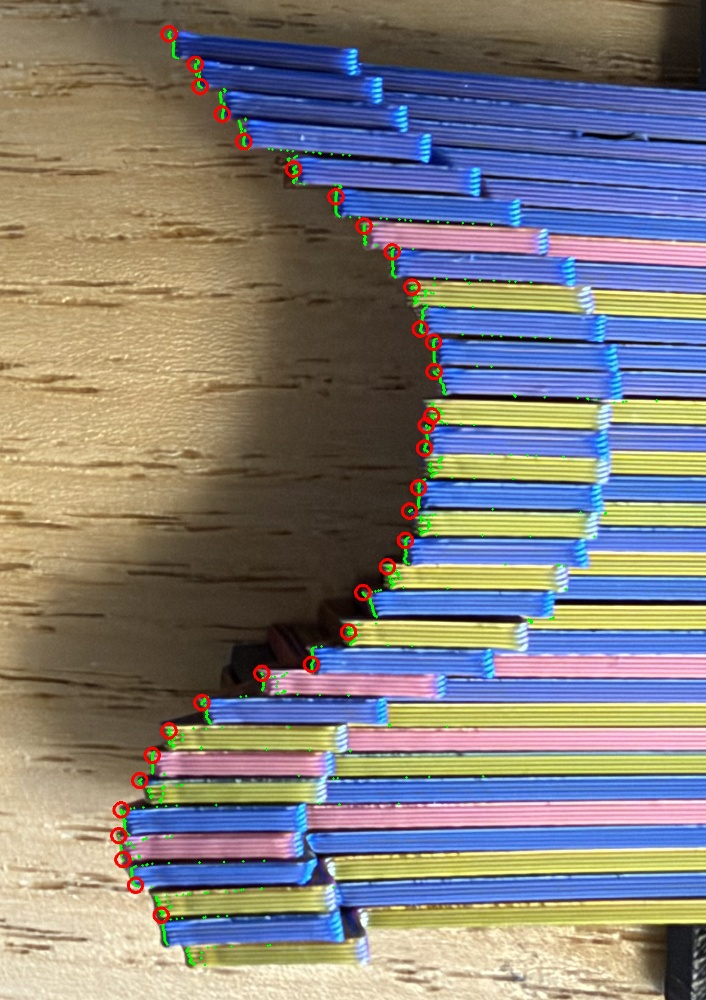
#> input picture examples/roval-wahoo-mount/section/gauge_IMG_2584_overlay.jpg, 706 x 1000 px, given in place of IMG_2584.jpg, which was not available
$ python trace_gauge.py
#> lines starting #> are read from the running program, lines starting #| are printed output that depends on the picture; after the words box and inside, x2 and y2 are one past the last pixel; in counts of white or black regions, pixels touching at a corner belong together
#> in main, im is the input picture: shape (1000, 706, 3); mean B, G, R 126.1, 127.4, 131.2
"""Trace the contour-gauge photos (IMG_2583-2585): pin tips -> one profile sample per pin.

The gauge is a stack of printed pins in a clamp frame, pressed onto the bar's front with the
pins horizontal (fore-aft) and stacked vertically. Each pin's tip sits where the bar pushed it,
so the tips' positions along the pins ARE the bar's front profile, x(z), in pin units: z = pin
index x pitch. Pins are segmented by hue (blue, pink and yellow filament vs the wood table and
its shadow). Then the outline's extreme point in each window one pin-pitch tall is that pin's tip.

Usage: python3.9 trace_gauge.py  -> gauge_<photo>.json (pixel samples) + overlay JPEGs
"""
import json
import os

import cv2
import numpy as np

HERE = os.path.dirname(os.path.abspath(__file__))
JPG = os.path.join(HERE, "..", "ref", "photos", "jpg")

# per photo: region of the pin tips, which side the tips face, and the frame to exclude
PHOTOS = {
    # contact end, close up: tips face LEFT; frame at the right edge
    "IMG_2584": dict(box=(1650, 1860, 2750, 3450), tips="left"),
    # the other end, close up: tips face RIGHT
    "IMG_2585": dict(box=None, tips="right"),
}


def pin_mask(im):
    hsv = cv2.cvtColor(im, cv2.COLOR_BGR2HSV).astype(int)
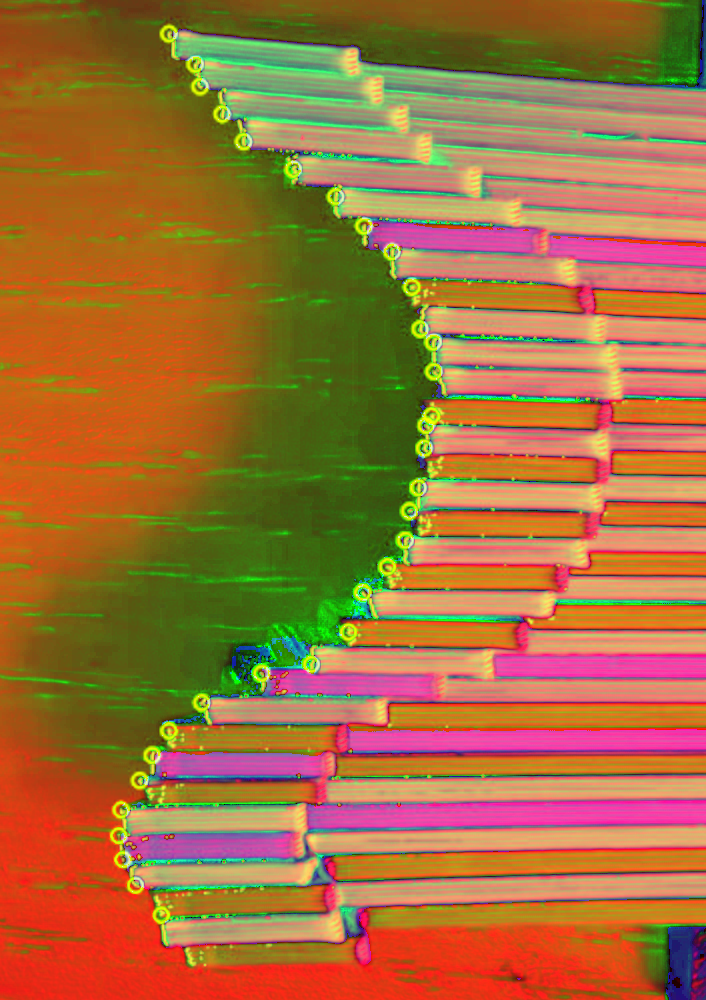
#> hsv: shape (1000, 706, 3) int64; mean B, G, R 58, 111, 163.9
    H, S, V = hsv[..., 0], hsv[..., 1], hsv[..., 2]
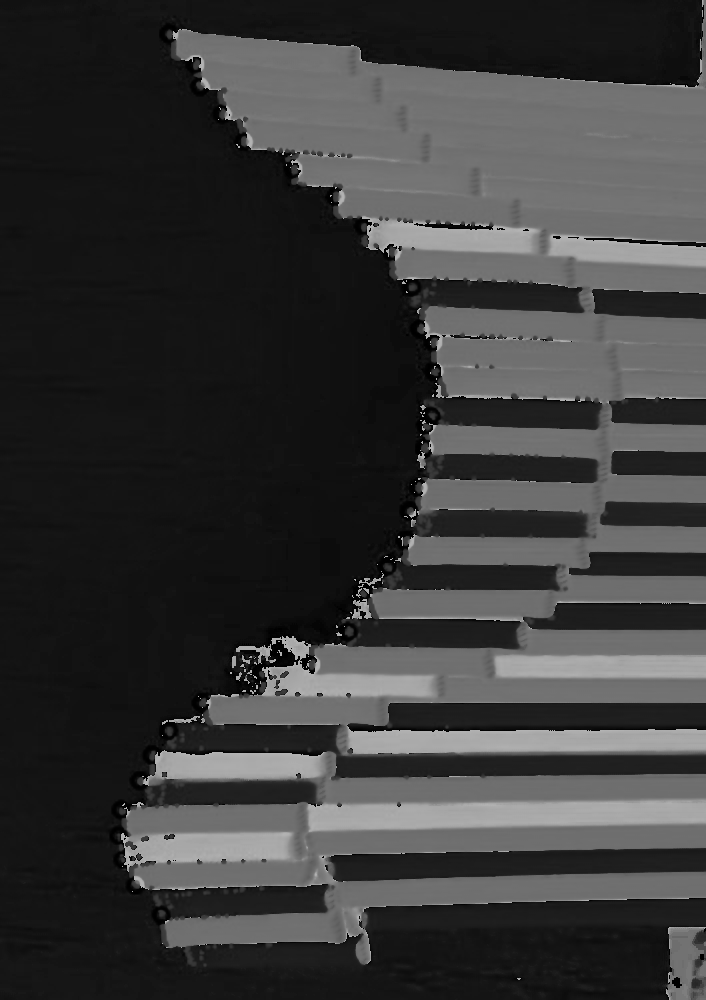
#> H: shape (1000, 706) int64; min 0, max 179, mean 58
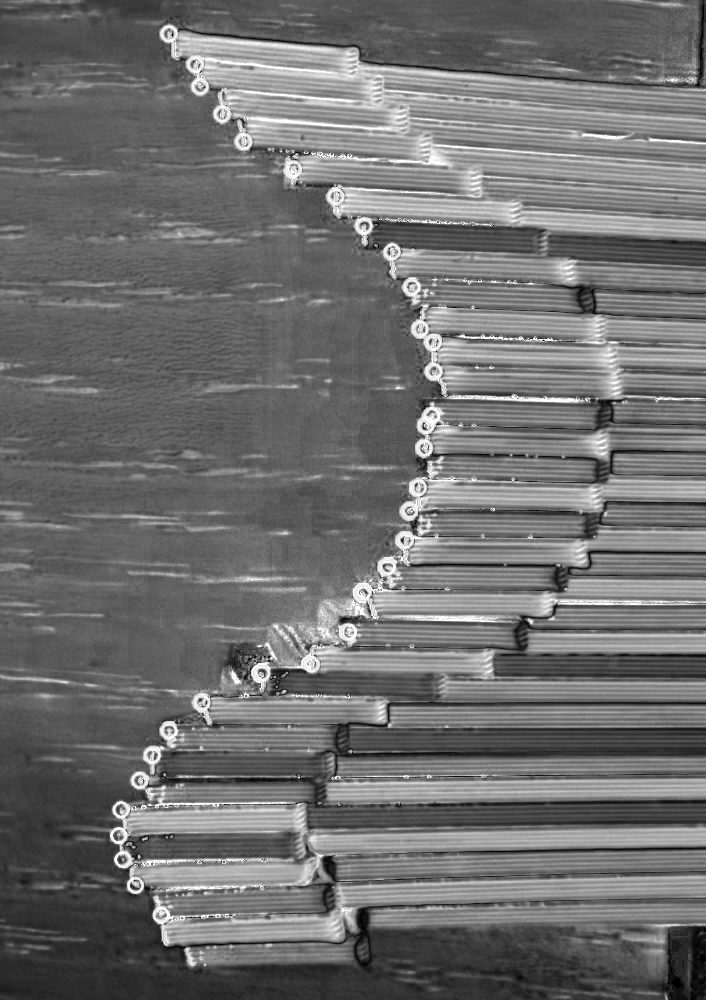
#> S: shape (1000, 706) int64; min 0, max 255, mean 111
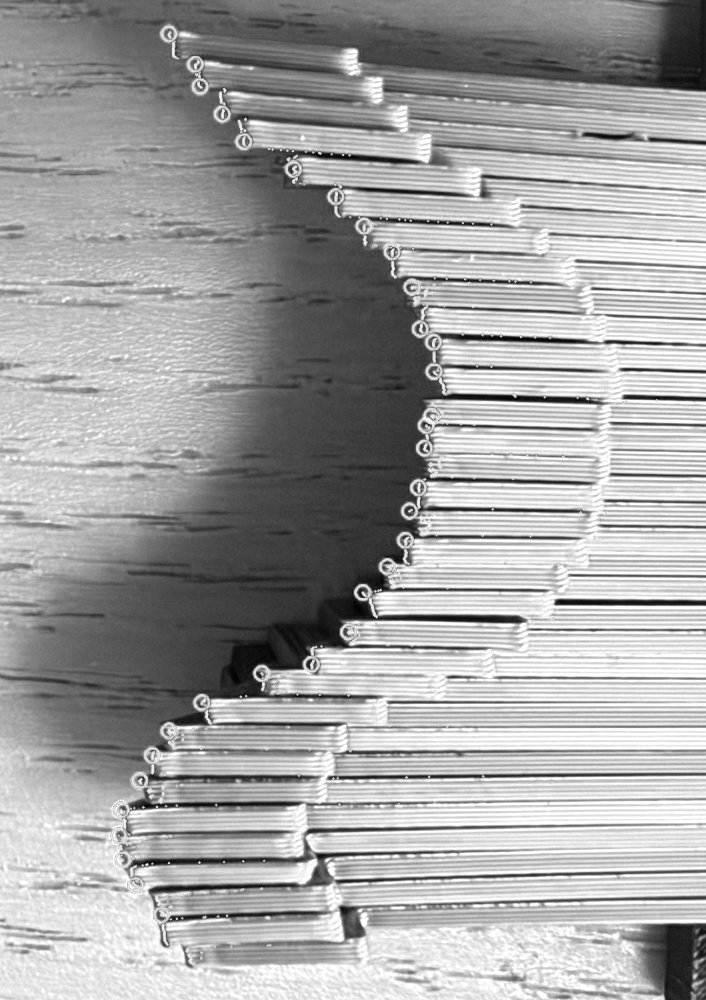
#> V: shape (1000, 706) int64; min 1, max 255, mean 163.9
    blue = (H >= 95) & (H <= 135) & (S > 50)
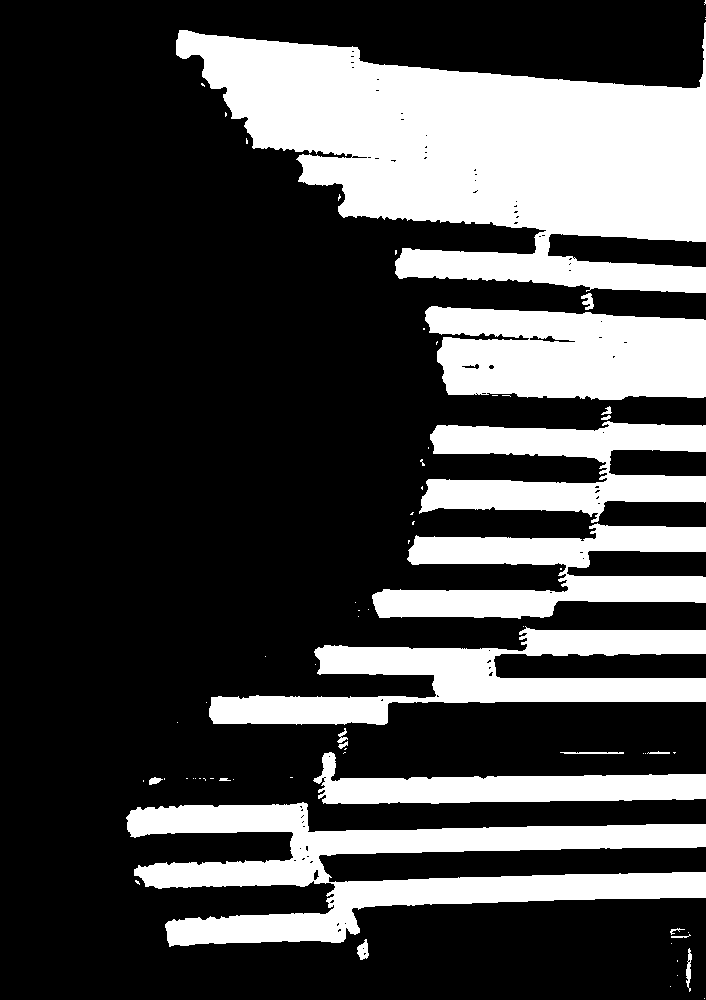
#> blue: shape (1000, 706) bool; 28.4% white; 70 white regions (50 under 20 px), largest, box (x1, y1, x2, y2) and area: (176, 22, 706, 293) 79655, (126, 802, 706, 947) 34218, (425, 306, 706, 400) 21957
    pink = ((H >= 140) | (H <= 4)) & (S > 50) & (V > 80)
#> pink: shape (1000, 706) bool; 6.1% white; 87 white regions (53 under 20 px), largest, box (x1, y1, x2, y2) and area: (307, 802, 706, 829) 8078, (348, 729, 706, 752) 6878, (354, 216, 539, 261) 4227
    yellow = (H >= 23) & (H <= 40) & (S > 90) & (V > 120)
#> yellow: shape (1000, 706) bool; 10.1% white; 189 white regions (165 under 20 px), largest, box (x1, y1, x2, y2) and area: (334, 850, 706, 879) 7522, (370, 902, 706, 929) 7135, (390, 705, 706, 728) 6343
    m = (blue | pink | yellow).astype(np.uint8)
#> m: shape (1000, 706); values 0 (black) and 1 (white), 44.5% white; 189 white regions (148 under 20 px), largest, box (x1, y1, x2, y2) and area: (160, 22, 706, 293) 88573, (110, 746, 706, 947) 64338, (192, 626, 706, 725) 29286
    return cv2.morphologyEx(m, cv2.MORPH_OPEN, np.ones((3, 3), np.uint8)).astype(bool)
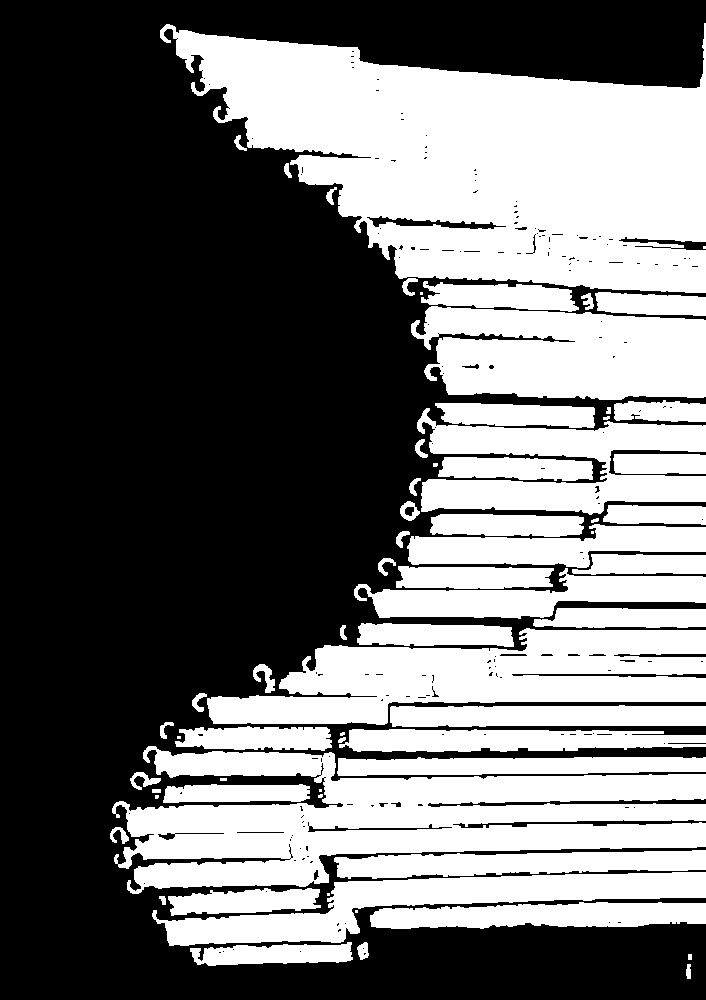
#> returned value: shape (1000, 706) bool; 44.1% white; 66 white regions (11 under 20 px), largest, box (x1, y1, x2, y2) and area: (160, 23, 706, 293) 87911, (112, 746, 706, 894) 45495, (207, 628, 706, 725) 28722


def outline(mask, box, tips, min_run=25):
#> called with box = (1650, 1860, 2750, 3450), tips = 'left', min_run = 25
    x0, y0, x1, y1 = box
    ys, xs = [], []
    for y in range(y0, y1):
        r = mask[y, x0:x1]
        idx = np.nonzero(r)[0]
        if len(idx) < min_run:
            continue
        runs = [rr for rr in np.split(idx, np.nonzero(np.diff(idx) > 3)[0] + 1) if len(rr) >= min_run]
        if not runs:
            continue
        ys.append(y)
        xs.append(x0 + (runs[0][0] if tips == "left" else runs[-1][-1]))
#> after the loop, xs = []; ys = []
    return np.array(ys), np.array(xs, float)


def pitch_from_outline(ys, xs):
    """Pin pitch in px: the staircase repeats every pin; autocorrelate the outline's steps."""
    d = np.abs(np.diff(xs))
    d = d - d.mean()
    ac = np.correlate(d, d, "full")[len(d) - 1:]
    lo = 25
    return lo + int(np.argmax(ac[lo:120]))


def tips_per_pin(ys, xs, pitch, tips):
    """One sample per pin: the most extended outline point in each pitch-tall window."""
    out = []
    y = ys.min()
    while y + pitch <= ys.max() + 1:
        sel = (ys >= y) & (ys < y + pitch)
        if sel.sum() > pitch * 0.5:
            k = np.argmin(xs[sel]) if tips == "left" else np.argmax(xs[sel])
            out.append((float(ys[sel][k]), float(xs[sel][k])))
        y += pitch
    return np.array(out)


def main():
    for name, cfg in PHOTOS.items():
        im = cv2.imread(os.path.join(JPG, name + ".jpg"))
        mask = pin_mask(im)
        box = cfg["box"]
        if box is None:
            continue
        ys, xs = outline(mask, box, cfg["tips"])
        pitch = pitch_from_outline(ys, xs)
        pins = tips_per_pin(ys, xs, pitch, cfg["tips"])
        json.dump({"photo": name, "tips": cfg["tips"], "pitch_px": pitch,
                   "outline": [[int(a), float(b)] for a, b in zip(ys, xs)],
                   "pins_px": pins.tolist()},
                  open(os.path.join(HERE, f"gauge_{name}.json"), "w"), indent=1)
        vis = im.copy()
        for y, x in zip(ys, xs):
            cv2.circle(vis, (int(x), int(y)), 2, (0, 255, 0), -1)
        for y, x in pins:
            cv2.circle(vis, (int(x), int(y)), 12, (0, 0, 255), 3)
        x0, y0, x1, y1 = box
        crop = vis[y0 - 40:y1 + 40, x0 - 40:x1 + 40]
        cv2.imwrite(os.path.join(HERE, f"gauge_{name}_overlay.jpg"),
                    cv2.resize(crop, (crop.shape[1] * 1000 // crop.shape[0], 1000)))
        print(f"{name}: pitch {pitch} px, {len(pins)} pins")


if __name__ == "__main__":
#> (the run stopped early here; a loop or call above may not have finished)
